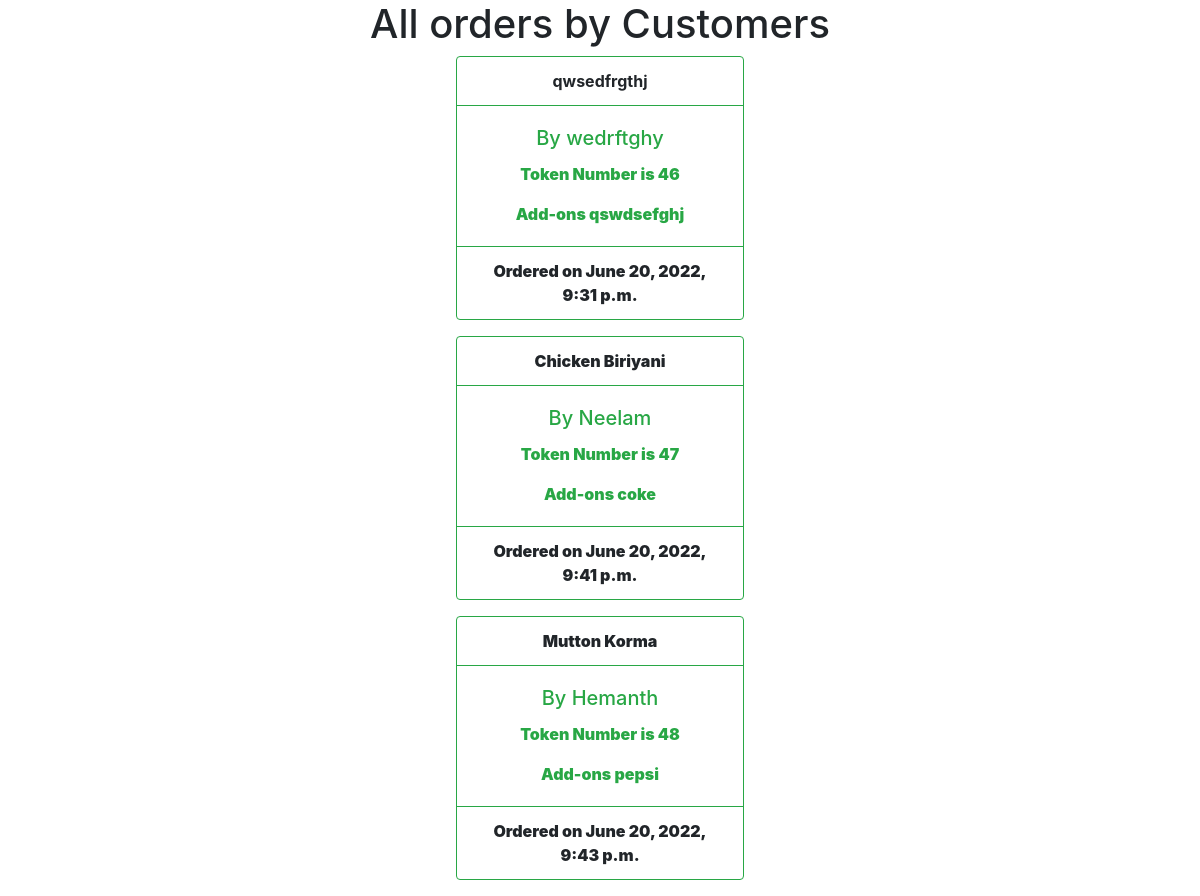
The page /view_orders on the database its author committed.
### orders/models.py (models this page shows, shortened)
class order(models.Model):
	name = models.CharField(max_length=50)
	ph_no = models.IntegerField()
	items = models.CharField(default='0', max_length=200)
	addons = models.CharField(max_length=200)
	date = models.DateTimeField(default=timezone.now)

### orders/views.py (the view)
# urls.py: path('view_orders', views.view_orders, name="view_orders"),
def view_orders(request):
	orders_obj = models.order.objects.all()
	return render(request, 'orders/allorders.html', {'orders_obj':orders_obj})

### orders/templates/orders/allorders.html (shortened to what this page needs)
<!doctype html>
<html lang="en">
  <head>
    <link rel="stylesheet" href="https://cdn.jsdelivr.net/npm/bootstrap@4.3.1/dist/css/bootstrap.min.css">
  </head>
  <body>
    <center>
      <h1>All orders by Customers</h1>
      {% for obj in orders_obj %}
      <div class="card border-success mb-3" style="max-width: 18rem;">
        <div class="card-header bg-transparent border-success"><b>{{ obj.items }}<b></div>
        <div class="card-body text-success">
          <h5 class="card-title">By {{ obj.name }}</h5>
          <p class="card-text">Token Number is {{ obj.id }}</p>
          <p class="card-text">Add-ons {{ obj.addons }}</p>
        </div>
        <div class="card-footer bg-transparent border-success">Ordered on {{ obj.date }}</div>
      </div>
      {% endfor %}
    </center>
  </body>
</html>

### rows shown on the page
order: items "qwsedfrgthj", name "wedrftghy", id "46", addons "qswdsefghj", date "June 20, 2022, 9:31 p.m."
order: items "Chicken Biriyani", name "Neelam", id "47", addons "coke", date "June 20, 2022, 9:41 p.m."
order: items "Mutton Korma", name "Hemanth", id "48", addons "pepsi", date "June 20, 2022, 9:43 p.m."
